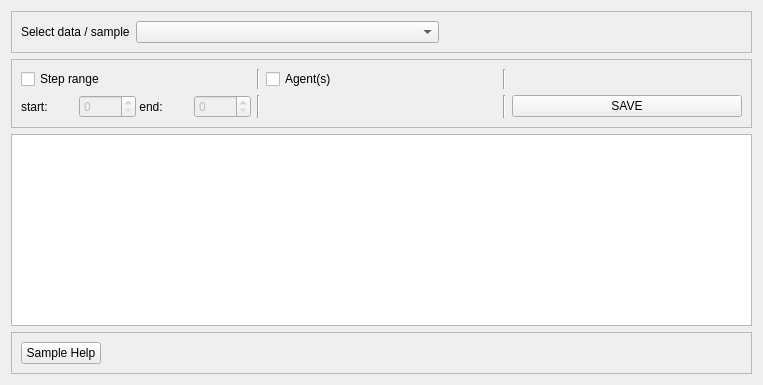
      <widget class="QWidget" name="page_3">
       <layout class="QVBoxLayout" name="verticalLayout_10">
        <item>
         <widget class="QFrame" name="frame_15">
          <property name="frameShape">
           <enum>QFrame::StyledPanel</enum>
          </property>
          <property name="frameShadow">
           <enum>QFrame::Raised</enum>
          </property>
          <layout class="QHBoxLayout" name="horizontalLayout_7">
           <item>
            <widget class="QLabel" name="label_28">
             <property name="text">
              <string>Select data / sample</string>
             </property>
            </widget>
           </item>
           <item>
            <widget class="QComboBox" name="sample_data_combo">
             <property name="sizePolicy">
              <sizepolicy hsizetype="MinimumExpanding" vsizetype="Fixed">
               <horstretch>0</horstretch>
               <verstretch>0</verstretch>
              </sizepolicy>
             </property>
            </widget>
           </item>
           <item>
            <spacer name="horizontalSpacer_3">
             <property name="orientation">
              <enum>Qt::Horizontal</enum>
             </property>
             <property name="sizeHint" stdset="0">
              <size>
               <width>40</width>
               <height>20</height>
              </size>
             </property>
            </spacer>
           </item>
          </layout>
         </widget>
        </item>
        <item>
         <widget class="QFrame" name="frame_7">
          <property name="frameShape">
           <enum>QFrame::StyledPanel</enum>
          </property>
          <property name="frameShadow">
           <enum>QFrame::Raised</enum>
          </property>
          <layout class="QGridLayout" name="gridLayout_6">
           <item row="0" column="6">
            <widget class="Line" name="line_8">
             <property name="orientation">
              <enum>Qt::Vertical</enum>
             </property>
            </widget>
           </item>
           <item row="0" column="4">
            <widget class="QCheckBox" name="sample_agents_check">
             <property name="sizePolicy">
              <sizepolicy hsizetype="Minimum" vsizetype="Fixed">
               <horstretch>0</horstretch>
               <verstretch>0</verstretch>
              </sizepolicy>
             </property>
             <property name="minimumSize">
              <size>
               <width>50</width>
               <height>0</height>
              </size>
             </property>
             <property name="maximumSize">
              <size>
               <width>1677215</width>
               <height>16777215</height>
              </size>
             </property>
             <property name="text">
              <string>Agent(s)</string>
             </property>
            </widget>
           </item>
           <item row="0" column="2">
            <widget class="Line" name="line_2">
             <property name="orientation">
              <enum>Qt::Vertical</enum>
             </property>
            </widget>
           </item>
           <item row="0" column="0">
            <widget class="QCheckBox" name="sample_step_check">
             <property name="text">
              <string>Step range</string>
             </property>
            </widget>
           </item>
           <item row="2" column="4">
            <widget class="QWidget" name="agent_sample_combo_widget" native="true">
             <property name="sizePolicy">
              <sizepolicy hsizetype="Preferred" vsizetype="Preferred">
               <horstretch>0</horstretch>
               <verstretch>0</verstretch>
              </sizepolicy>
             </property>
            </widget>
           </item>
           <item row="2" column="6">
            <widget class="Line" name="line_4">
             <property name="orientation">
              <enum>Qt::Vertical</enum>
             </property>
            </widget>
           </item>
           <item row="2" column="0">
            <widget class="QWidget" name="widget_2" native="true">
             <layout class="QHBoxLayout" name="horizontalLayout_8">
              <property name="spacing">
               <number>0</number>
              </property>
              <property name="leftMargin">
               <number>0</number>
              </property>
              <property name="topMargin">
               <number>0</number>
              </property>
              <property name="rightMargin">
               <number>0</number>
              </property>
              <property name="bottomMargin">
               <number>0</number>
              </property>
              <item>
               <widget class="QLabel" name="label_29">
                <property name="text">
                 <string>start:</string>
                </property>
               </widget>
              </item>
              <item>
               <widget class="QSpinBox" name="sample_step_start_spinBox">
                <property name="enabled">
                 <bool>false</bool>
                </property>
               </widget>
              </item>
              <item>
               <widget class="QLabel" name="label_30">
                <property name="text">
                 <string> end:</string>
                </property>
               </widget>
              </item>
              <item>
               <widget class="QSpinBox" name="sample_step_end_spinBox">
                <property name="enabled">
                 <bool>false</bool>
                </property>
               </widget>
              </item>
             </layout>
            </widget>
           </item>
           <item row="2" column="7">
            <widget class="QPushButton" name="save_sample_button">
             <property name="text">
              <string>SAVE</string>
             </property>
            </widget>
           </item>
           <item row="2" column="2">
            <widget class="Line" name="line_3">
             <property name="orientation">
              <enum>Qt::Vertical</enum>
             </property>
            </widget>
           </item>
          </layout>
         </widget>
        </item>
        <item>
         <widget class="QTextBrowser" name="sample_output"/>
        </item>
        <item>
         <widget class="QFrame" name="frame_20">
          <property name="frameShape">
           <enum>QFrame::StyledPanel</enum>
          </property>
          <property name="frameShadow">
           <enum>QFrame::Raised</enum>
          </property>
          <layout class="QHBoxLayout" name="horizontalLayout_17">
           <item>
            <widget class="QPushButton" name="sample_help_button">
             <property name="text">
              <string>Sample Help</string>
             </property>
            </widget>
           </item>
           <item>
            <spacer name="horizontalSpacer_6">
             <property name="orientation">
              <enum>Qt::Horizontal</enum>
             </property>
             <property name="sizeHint" stdset="0">
              <size>
               <width>641</width>
               <height>20</height>
              </size>
             </property>
            </spacer>
           </item>
          </layout>
         </widget>
        </item>
       </layout>
      </widget>
